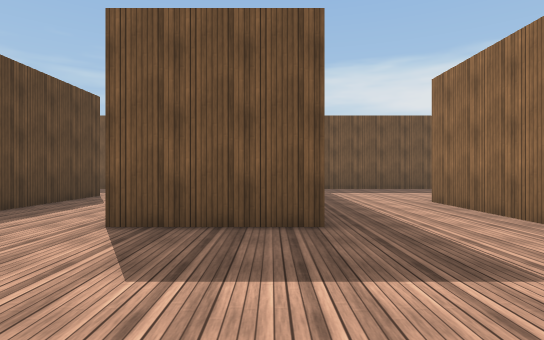
view 1 (above)

18 first-person views from a walk through a scene from a Unity 3-D project. The camera is 1.3 m above the floor, looks level and sees 80° across. The floor is counted in squares, 2 m on a side. Each view is taken from the middle of a square. On the plan, view 1 faces up. The plan holds only what a view shows up to about 10 squares ahead; the rest is blank. The place goes on beyond the plan. Surface patterns are stand-ins for the level's own textures.

view 2
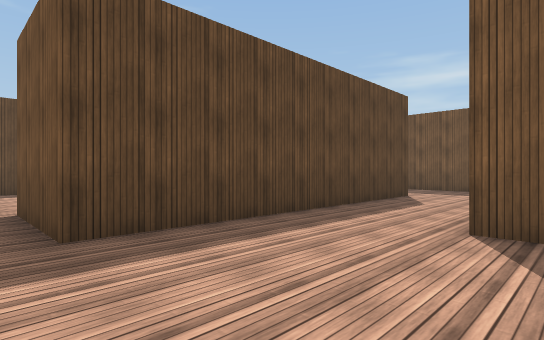

view 3
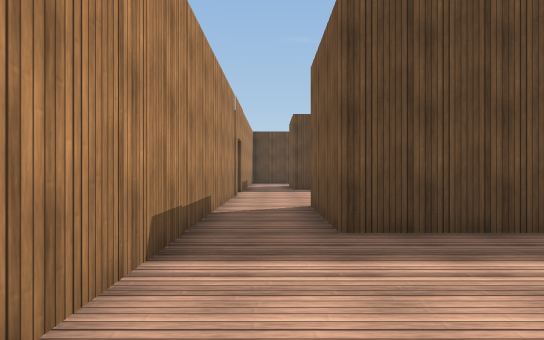

view 4
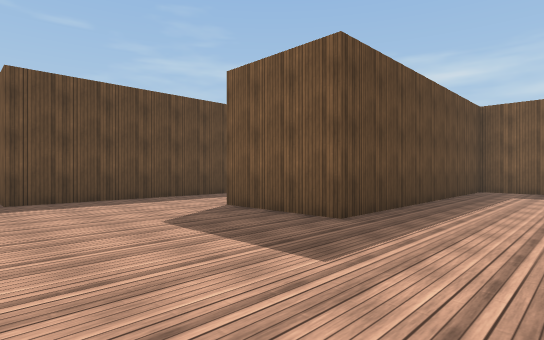

view 5
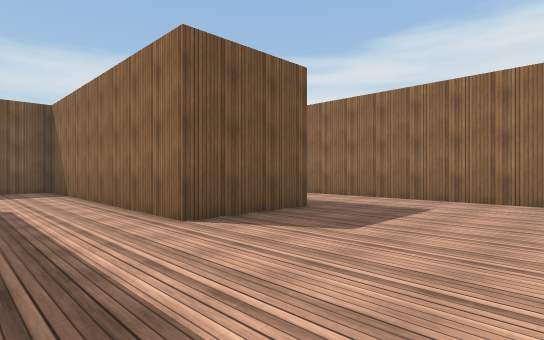

view 6
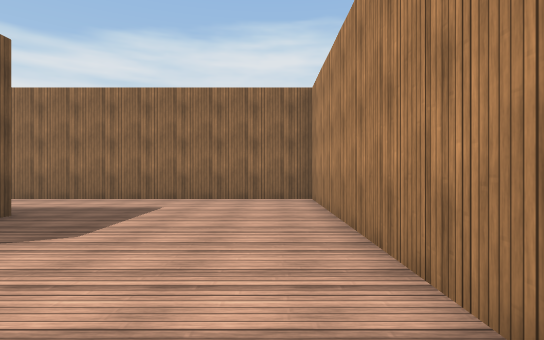

view 7
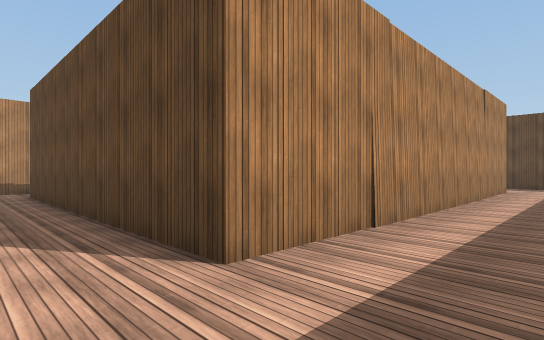

view 8
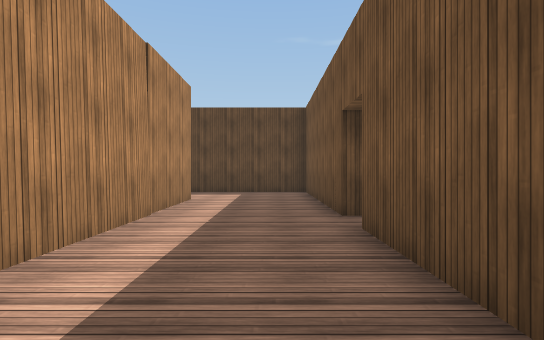

view 9
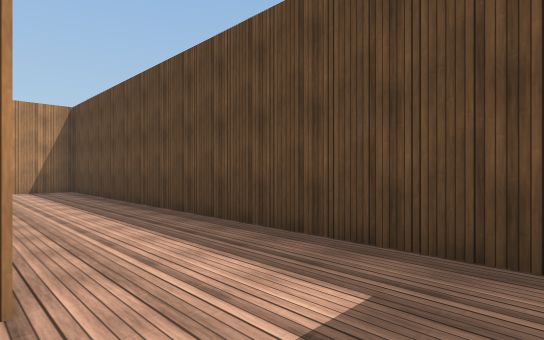

view 10
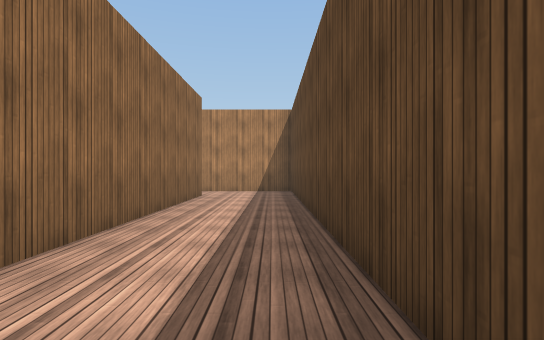

view 11
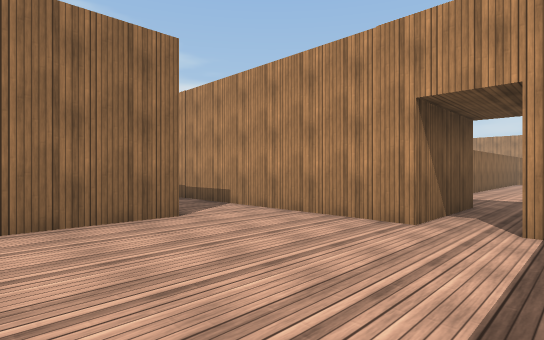

view 12
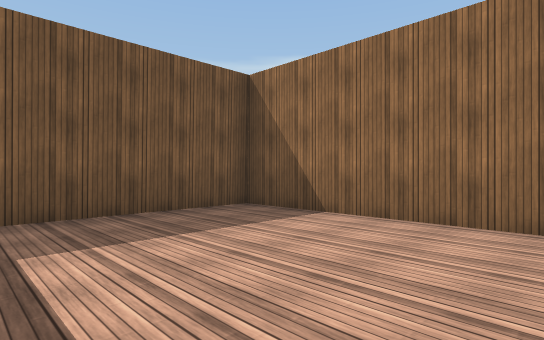

view 13
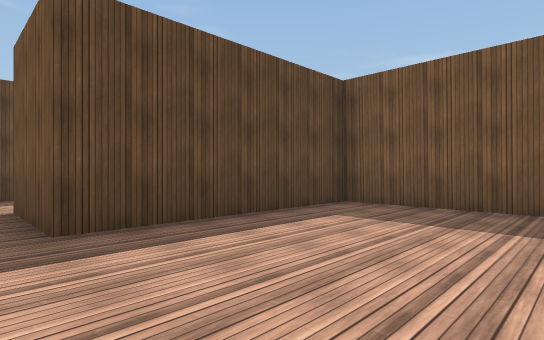

view 14
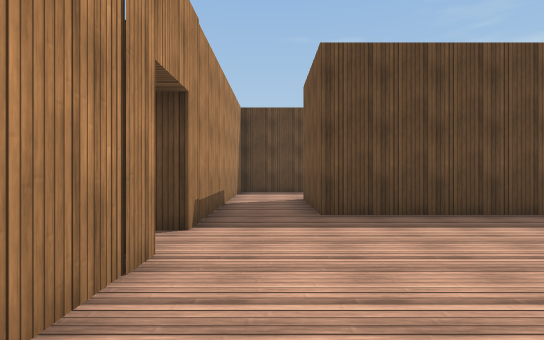

view 15
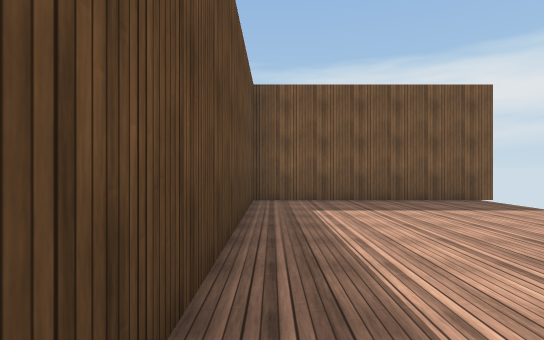

view 16
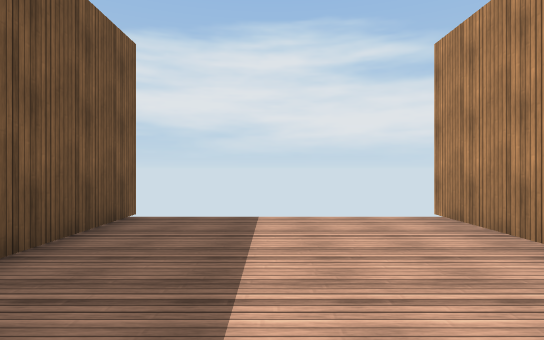

view 17
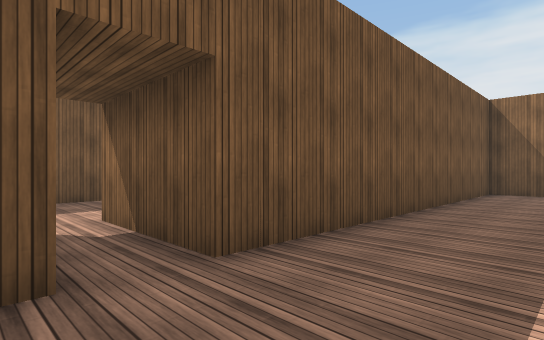

view 18
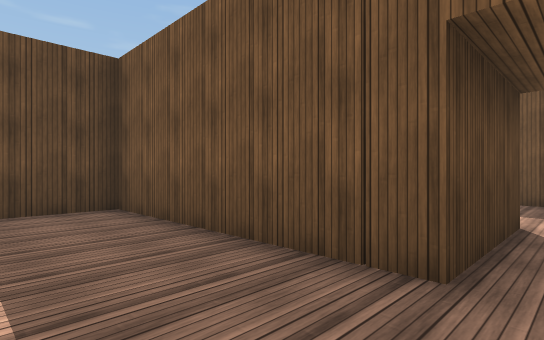

### Floor plan
Points are (right, up) in squares from view 1. A wall is a line through its corners. A room is listed if a view was taken in it or the views show most of it. See-through windows are left out.
Room 1 (views 1, 2, 3, 4, 5, 6, 7, 8, 9, 10, 14, 15, 16, 17, 18)
walls: (-7.5, -0.9) (3.3, -0.9) (3.3, 6.6); (3.8, 6.6) (5.8, 6.6); (-14.2, 8.2) (-4.3, 8.2) (-4.3, 0.7) (-6.8, 0.7); (-11.7, 13.5) (-11.7, 11) (-16.6, 11) (-16.6, -0.9) (-14.4, -0.9); (5.9, 11) (0.6, 11) (0.6, 3.7) (-1.9, 3.7) (-1.9, 11) (-10.6, 11) (-10.6, 13.5); (-14.2, 0.7) (-14.2, 6.9)
ways out: opening at (-15, 0) to room 2; opening at (-7, 0) to room 2; opening at (-11, 13)
Room 2 (views 11, 12, 13)
walls: (-9.5, -0.9) (-7.5, -0.9); (-6.8, 0.7) (-6.8, 5.8) (-11.7, 5.8) (-11.7, 0.7) (-14.2, 0.7); (-14.4, -0.9) (-10.5, -0.9)
ways out: opening at (-15, 0) to room 1; opening at (-7, 0) to room 1; opening at (-10, -1)

Where each view was taken, in squares from view 1:
view 1: 0 up, 0 right, facing up
view 2: 0 up, 1 left, facing up-left
view 3: 0 up, 1 left, facing left
view 4: 0 up, 3 right, facing up-left
view 5: 0 up, 4 left, facing up-right
view 6: 0 up, 4 left, facing right
view 7: 10 up, 3 left, facing down-left
view 8: 10 up, 7 left, facing left
view 9: 10 up, 14 left, facing down-left
view 10: 9 up, 16 left, facing down
view 11: 3 up, 11 left, facing down-right
view 12: 1 up, 11 left, facing up-right
view 13: 0 up, 8 left, facing up-left
view 14: 0 up, 7 left, facing left
view 15: 4 up, 1 right, facing up
view 16: 9 up, 1 right, facing right
view 17: 9 up, 12 left, facing up-right
view 18: 9 up, 11 left, facing up-left
